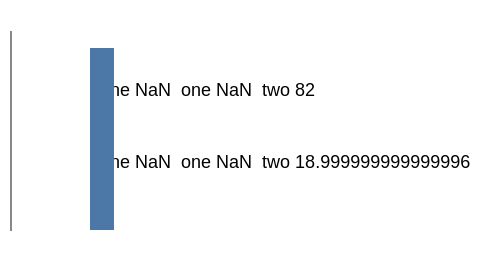

Describe this chart as a Vega-Lite specification.
### Vega specification from a JSON file in a GitHub repository (floating-point values rounded to 4 significant figures)
{"$schema": "https://vega.github.io/schema/vega/v6.json", "description": "A domain of fewer than two values is still a scale. d3 builds one, places nothing through it and answers `NaN`: `domain([])` scales anything to `NaN`, and so does `domain([5])` — whose domain a linear scale's `zero` first pulls to `[0]`. Upstream therefore has a scale for a chart to name, and every `scale()` naming it answers `NaN`. This engine reported `needs at least two domain values` and built **no scale**, so the expressions below then reported an undefined scale as well and the chart lost its text to a diagnostic about something it had not got wrong — one refusal becoming four. `none` is the empty domain and `one` the single-valued one; `two` is an ordinary domain beside them, so the fixture says what the rule costs a chart that asked for nothing strange. The axes are drawn over all three because a scale that places nothing still has ticks to generate, and d3's answer for a domain of `[]` is no ticks at all while `[0]` gets exactly one. The single-valued domain has a **scale** here but no axis: upstream draws its tick and label at `y = NaN`, with finite `x`, and measures the surface 145 tall where this engine measures 140 — five pixels in the axis's own extent rather than in anything drawn, which is unexplained and is recorded in STATUS.md rather than guessed at. Everything else about that scale is compared here. The red rect is placed *through* the single-valued scale, so its `y` is `NaN`: upstream draws it and measures nothing from it, because `Bounds.union` is four bare comparisons and a comparison against `NaN` is false. Kotlin's `min`/`max` propagate instead, so one item at an impossible position made the whole surface `NaN` — which is the rule this mark is here to pin.", "width": 240, "height": 130, "padding": 5, "signals": [{"name": "none", "value": []}, {"name": "one", "value": [5]}], "data": [{"name": "t", "values": [{"k": "a", "v": 28}, {"k": "b", "v": 91}]}], "scales": [{"name": "yNone", "type": "linear", "domain": {"signal": "none"}, "range": [110, 10]}, {"name": "yOne", "type": "linear", "domain": {"signal": "one"}, "range": [110, 10]}, {"name": "yTwo", "type": "linear", "domain": [0, 100], "range": [110, 10]}], "axes": [{"orient": "left", "scale": "yNone", "tickCount": 3}], "marks": [{"type": "text", "from": {"data": "t"}, "encode": {"update": {"x": {"value": 40}, "y": {"signal": "20 + 16 * datum.v / 28"}, "text": {"signal": "'none ' + scale('yNone', datum.v) + '  one ' + scale('yOne', datum.v) + '  two ' + scale('yTwo', datum.v)"}, "fontSize": {"value": 9}, "baseline": {"value": "top"}}}}, {"type": "rect", "from": {"data": "t"}, "encode": {"update": {"x": {"value": 40}, "width": {"value": 12}, "y": {"scale": "yTwo", "field": "v"}, "y2": {"scale": "yTwo", "value": 0}, "fill": {"value": "#4c78a8"}}}}, {"type": "rect", "from": {"data": "t"}, "encode": {"update": {"x": {"value": 120}, "width": {"value": 20}, "y": {"scale": "yOne", "field": "v"}, "y2": {"value": 100}, "fill": {"value": "#e45756"}}}}]}
